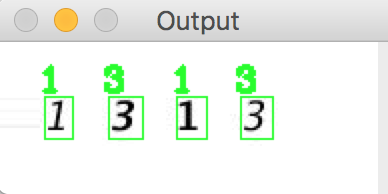
#> input picture Smile_Detection/captcha_breaker/results/result_01.png, 388 x 194 px; its folder holds only this picture in this run
$ python annotate.py --input results --annot results   (older library calls are emulated)
#> lines starting #> are read from the running program, lines starting #| are printed output that depends on the picture; after the words box and inside, x2 and y2 are one past the last pixel; in counts of white or black regions, pixels touching at a corner belong together
from imutils import paths
import argparse
import imutils
import cv2
import os
#命令行解析
ap=argparse.ArgumentParser()
ap.add_argument("-i","--input",required=True,
                help="path to input directory of images")
ap.add_argument("-a","--annot",required=True,
                help="path to output directory of annotations")
args=vars(ap.parse_args())
#抓取图像路径然后初始化字符计数字典
imagePaths=list(paths.list_images(args["input"]))
counts={}
#循环图像路径
for (i,imagePath) in enumerate(imagePaths):
    #显示更新
    print("[INFO] processing image {} / {}".format(i+1,len(imagePaths)))
    try:
        #加载图像并转换为灰度，然后填充图像确保保留图像边框上捕获的数字
        image=cv2.imread(imagePath)
#> image is the input picture: shape (194, 388, 3); mean B, G, R 235.1, 242.9, 236.1
        gray=cv2.cvtColor(image,cv2.COLOR_BGR2GRAY)
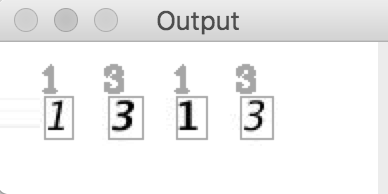
#> gray: shape (194, 388); min 0, max 255, mean 240
        gray=cv2.copyMakeBorder(gray,8,8,8,8,cv2.BORDER_REPLICATE)
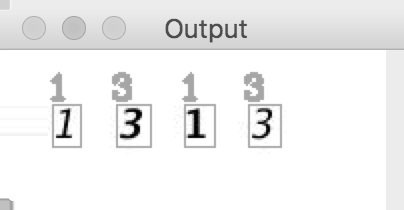
#> gray: shape (210, 404); min 0, max 255, mean 240.2
        #阈值图像以显示数字
        thresh=cv2.threshold(gray,0,255,
                             cv2.THRESH_BINARY_INV | cv2.THRESH_OTSU)[1]
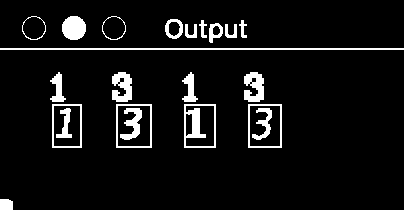
#> thresh: shape (210, 404); 7% white; 22 white regions
        #找到图像中的轮廓，仅保留四个最大的轮廓
        cnts=cv2.findContours(thresh.copy(),cv2.RETR_EXTERNAL,
                              cv2.CHAIN_APPROX_SIMPLE)
#> cnts = 19 contours; largest, box (x1, y1, x2, y2) and area: (116, 104, 152, 148) 1505, (248, 104, 282, 148) 1419, (184, 104, 216, 148) 1333, (52, 104, 82, 148) 1247, (62, 16, 86, 40) 429
        cnts=cnts[0] if imutils.is_cv2() else cnts[1]
        cnts=sorted(cnts,key=cv2.contourArea,reverse=True)[:4]
#> cnts = 4 contours; box (x1, y1, x2, y2) and area: (116, 104, 152, 148) 1505, (248, 104, 282, 148) 1419, (184, 104, 216, 148) 1333, (52, 104, 82, 148) 1247
        #循环轮廓
        for c in cnts:
            #计算轮廓的边界框然后提取数字
            (x,y,w,h)=cv2.boundingRect(c)
            roi=gray[y-5:y+h+5,x-5:x+w+5]
            cv2.imshow("ROI",imutils.resize(roi,width=28))
            key=cv2.waitKey(0)
            #如果" ' " 键按下，则忽略这个字符
            if key==ord("'"):
                print("[INFO] ignoring character")
                continue
            #抓取按下的键并构造输出目录的路径
            key=chr(key).upper()
            dirPath=os.path.sep.join([args["annot"],key])
            #如果输出目录不存在，创建它
            if not os.path.exists(dirPath):
                os.makedirs(dirPath)
            #将带标签的字符写入文件
            count=counts.get(key,1)
            p=os.path.sep.join([dirPath,"{}.png".format(
                str(count).zfill(6))])
            cv2.imwrite(p,roi)
            #递增当前键的计数
            counts[key]=count+1
#> this loop made 4 passes; (key Esc is pressed on pass 1)
#> (c, x, w, count) on passes 1, 2, 4: ([[116, 104], [116, 147], [151, 147], [151, 104]], 116, 36, 1), ([[248, 104], [248, 147], [281, 147], [281, 104]], 248, 34, 1), ([[52, 104], [52, 147], [81, 147], [81, 104]], 52, 30, 2)
#> (c, x, w, key, count) on pass 3: ([[184, 104], [184, 147], [215, 147], [215, 104]], 184, 32, ' ', 1)
#> pass 1, `roi=gray[y-5:y+h+5,x-5:x+w+5]`:
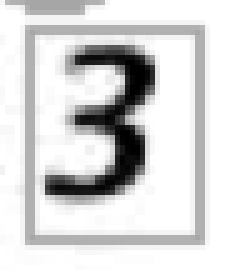
#> roi: shape (54, 46) (shown 5 times larger); min 0, max 255, mean 214.1
#> pass 1, `cv2.imshow("ROI",imutils.resize(roi,width=28))`:
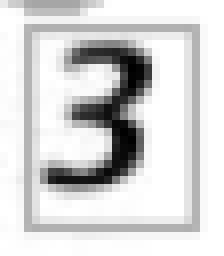
#> window 'ROI': shape (32, 28) (shown 8 times larger); min 0, max 255, mean 214.1
#> pass 2, `cv2.imshow("ROI",imutils.resize(roi,width=28))`:
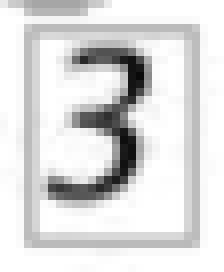
#> window 'ROI': shape (34, 28) (shown 8 times larger); min 9, max 255, mean 220.7
#> after the loop:
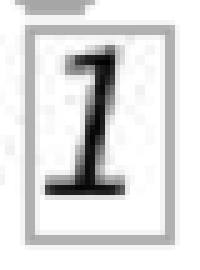
#> roi: shape (54, 40) (shown 5 times larger); min 1, max 255, mean 222.3
#> after the loop, counts = 3 items
    except KeyboardInterrupt:
        print("[INFO] manually leaving script")
        break
    #次图像发生未知错误
    except:
        print("[INFO] skipping image...")

$ run again, on Smile_Detection/captcha_breaker/results/result_02.png
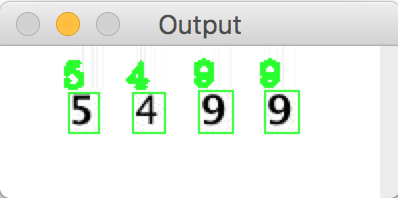
#> input picture Smile_Detection/captcha_breaker/results/result_02.png, 398 x 198 px
#> image is the input picture: shape (198, 398, 3); mean B, G, R 232.9, 241.3, 233.8
#> `thresh=cv2.threshold(gray,0,255, cv2.THRESH_BINARY_INV | cv2.THRESH_OT..`:
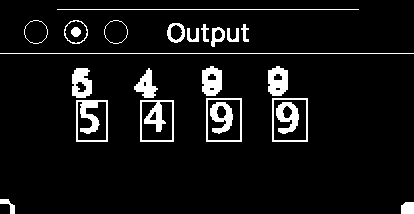
#> thresh: shape (214, 414); 7.1% white; 24 white regions
#> `cnts=cv2.findContours(thresh.copy(),cv2.RETR_EXTERNAL, cv2.CHAIN_APPRO..`: cnts = 21 contours, 2 with area under 20; largest, box (x1, y1, x2, y2) and area: (272, 98, 308, 142) 1505, (206, 98, 242, 142) 1505, (140, 100, 174, 142) 1353, (76, 100, 108, 142) 1271, (268, 66, 288, 96) 466
#> `cnts=sorted(cnts,key=cv2.contourArea,reverse=True)[:4]`: cnts = 4 contours; box (x1, y1, x2, y2) and area: (272, 98, 308, 142) 1505, (206, 98, 242, 142) 1505, (140, 100, 174, 142) 1353, (76, 100, 108, 142) 1271
#> the loop `for c in cnts:` made 4 passes; (key Esc is pressed on pass 1)
#> (c, x, y, w, h, count) on passes 1, 2, 4: ([[272, 98], [272, 141], [307, 141], [307, 98]], 272, 98, 36, 44, 1), ([[206, 98], [206, 141], [241, 141], [241, 98]], 206, 98, 36, 44, 1), ([[76, 100], [76, 141], [107, 141], [107, 100]], 76, 100, 32, 42, 2)
#> after the loop `for c in cnts:`:
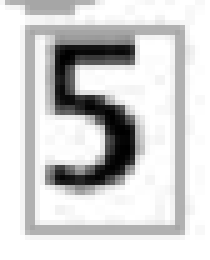
#> roi: shape (52, 42) (shown 5 times larger); min 0, max 255, mean 210.2
#> after the loop `for c in cnts:`: counts = 3 items

$ run again, on Smile_Detection/captcha_breaker/results/result_03.png
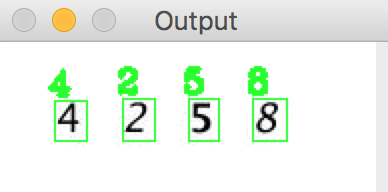
#> input picture Smile_Detection/captcha_breaker/results/result_03.png, 388 x 192 px
#> image is the input picture: shape (192, 388, 3); mean B, G, R 233.6, 242.4, 234.5
#> `thresh=cv2.threshold(gray,0,255, cv2.THRESH_BINARY_INV | cv2.THRESH_OT..`:
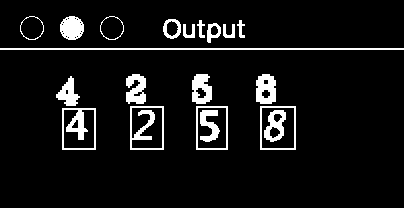
#> thresh: shape (208, 404); 7.5% white; 20 white regions
#> `cnts=cv2.findContours(thresh.copy(),cv2.RETR_EXTERNAL, cv2.CHAIN_APPRO..`: cnts = 18 contours; largest, box (x1, y1, x2, y2) and area: (260, 106, 296, 150) 1505, (130, 106, 164, 150) 1419, (62, 108, 96, 150) 1353, (196, 106, 228, 150) 1333, (256, 74, 276, 104) 488
#> `cnts=sorted(cnts,key=cv2.contourArea,reverse=True)[:4]`: cnts = 4 contours; box (x1, y1, x2, y2) and area: (260, 106, 296, 150) 1505, (130, 106, 164, 150) 1419, (62, 108, 96, 150) 1353, (196, 106, 228, 150) 1333
#> the loop `for c in cnts:` made 4 passes; (key Esc is pressed on pass 1)
#> (c, x, y, w, h, count) on passes 1, 2, 4: ([[260, 106], [260, 149], [295, 149], [295, 106]], 260, 106, 36, 44, 1), ([[130, 106], [130, 149], [163, 149], [163, 106]], 130, 106, 34, 44, 1), ([[196, 106], [196, 149], [227, 149], [227, 106]], 196, 106, 32, 44, 2)
#> after the loop `for c in cnts:`:
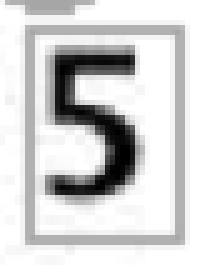
#> roi: shape (54, 42) (shown 5 times larger); min 0, max 255, mean 211.6
#> after the loop `for c in cnts:`: counts = 3 items
